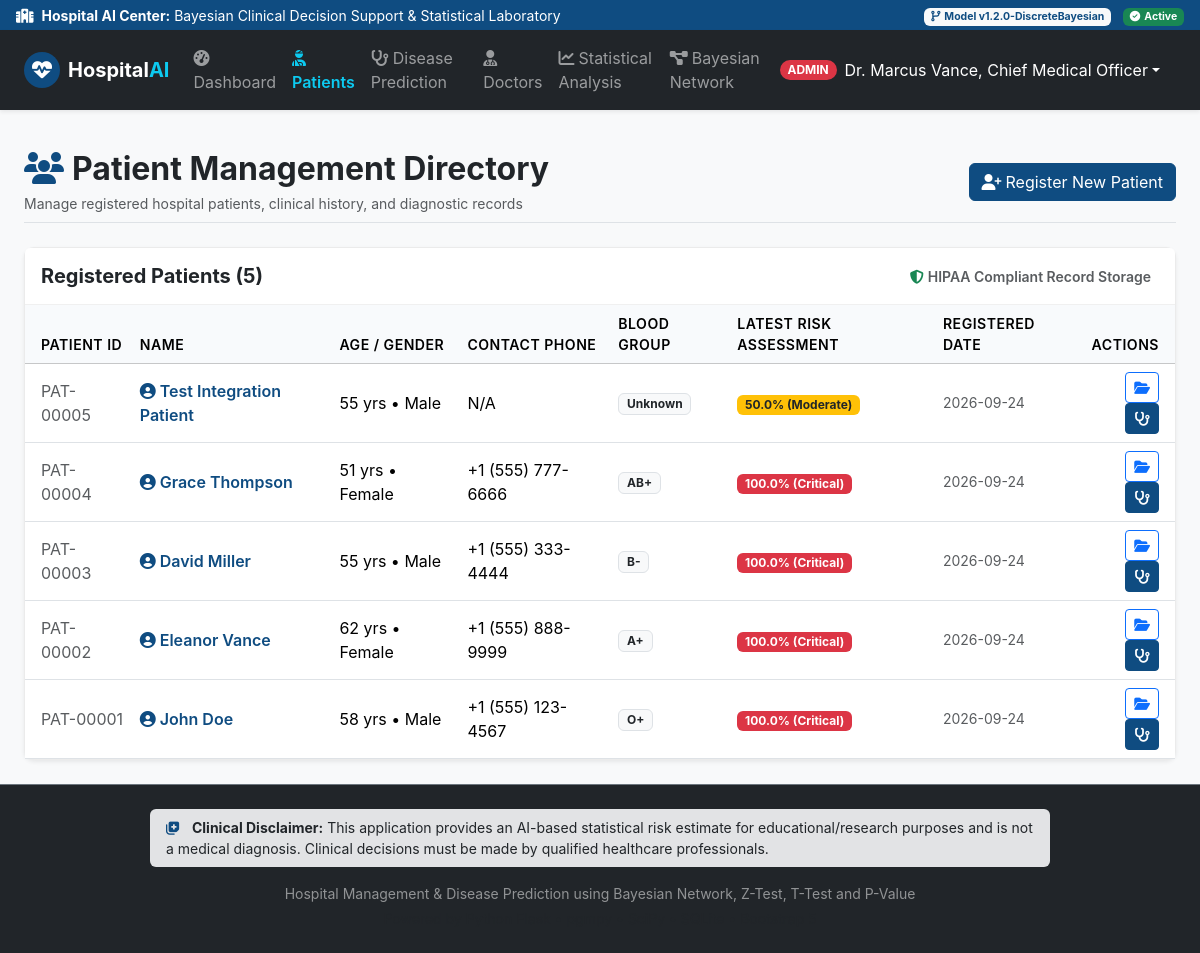
The app's page /patients (signed in) with its own data.
### database/models.py (models this page shows, shortened)
class User(UserMixin, db.Model):
    __tablename__ = 'users'
    id = db.Column(db.Integer, primary_key=True)
    name = db.Column(db.String(120), nullable=False)
    email = db.Column(db.String(120), unique=True, nullable=False, index=True)
    password_hash = db.Column(db.String(256), nullable=False)
    role = db.Column(db.String(20), nullable=False, default='patient')  # 'admin', 'doctor', 'patient'
    phone = db.Column(db.String(30))
    specialty = db.Column(db.String(100), default='General Medicine')
    is_active = db.Column(db.Boolean, default=True)
    created_at = db.Column(db.DateTime, default=datetime.utcnow)
    patient_profile = db.relationship('Patient', foreign_keys='Patient.user_id', backref='user_account', uselist=False)
    assigned_patients = db.relationship('Patient', foreign_keys='Patient.doctor_id', backref='primary_doctor', lazy=True)
    records_created = db.relationship('MedicalRecord', backref='attending_doctor', lazy=True)
    predictions_requested = db.relationship('Prediction', backref='evaluating_doctor', lazy=True)

class Patient(db.Model):
    __tablename__ = 'patients'
    id = db.Column(db.Integer, primary_key=True)
    user_id = db.Column(db.Integer, db.ForeignKey('users.id'), nullable=True)
    doctor_id = db.Column(db.Integer, db.ForeignKey('users.id'), nullable=True)
    name = db.Column(db.String(120), nullable=False)
    age = db.Column(db.Integer, nullable=False)
    gender = db.Column(db.String(20), nullable=False)  # 'Male', 'Female', 'Other'
    phone = db.Column(db.String(30))
    email = db.Column(db.String(120))
    address = db.Column(db.Text)
    emergency_contact = db.Column(db.String(100))
    blood_group = db.Column(db.String(10), default='Unknown')
    created_at = db.Column(db.DateTime, default=datetime.utcnow)
    medical_records = db.relationship('MedicalRecord', backref='patient', cascade='all, delete-orphan', order_by='desc(MedicalRecord.created_at)')
    predictions = db.relationship('Prediction', backref='patient', cascade='all, delete-orphan', order_by='desc(Prediction.prediction_date)')
    @property
    def latest_prediction(self):
        return self.predictions[0] if self.predictions else None

class Prediction(db.Model):
    __tablename__ = 'predictions'
    id = db.Column(db.Integer, primary_key=True)
    patient_id = db.Column(db.Integer, db.ForeignKey('patients.id'), nullable=False)
    doctor_id = db.Column(db.Integer, db.ForeignKey('users.id'), nullable=True)
    medical_record_id = db.Column(db.Integer, db.ForeignKey('medical_records.id'), nullable=True)
    disease_probability = db.Column(db.Float, nullable=False)      # e.g. 78.0 (%)
    no_disease_probability = db.Column(db.Float, nullable=False)   # e.g. 22.0 (%)
    risk_level = db.Column(db.String(30), nullable=False)          # 'Low', 'Moderate', 'High', 'Critical'
    important_features = db.Column(db.Text)                        # JSON serialized string
    model_version = db.Column(db.String(50), default='v1.2.0-DiscreteBayesian')
    prediction_date = db.Column(db.DateTime, default=datetime.utcnow)

### app.py (the view)
@app.route('/patients')
@login_required
def patients():
    if current_user.role == 'patient':
        patient = Patient.query.filter_by(user_id=current_user.id).first()
        if patient:
            return redirect(url_for('patient_detail', patient_id=patient.id))
        abort(403)
    patient_list = Patient.query.order_by(Patient.created_at.desc()).all()
    return render_template('patients.html', patients=patient_list)

### app.py (called while the page is built)
@login_manager.user_loader
def load_user(user_id):
    return db.session.get(User, int(user_id))

### templates/patients.html (shortened to what this page needs)
{% extends "base.html" %}
{% block content %}
<div class="container-fluid px-lg-4">
    <div class="d-flex flex-wrap justify-content-between align-items-center mb-4 pb-2 border-bottom">
        <div>
            <h2 class="fw-bold text-dark mb-1">
                <i class="fa-solid fa-users text-primary me-2"></i>Patient Management Directory
            </h2>
            <p class="text-muted small mb-0">Manage registered hospital patients, clinical history, and diagnostic records</p>
        </div>
        <div class="mt-3 mt-md-0">
            <button class="btn btn-primary" data-bs-toggle="modal" data-bs-target="#registerPatientModal">
                <i class="fa-solid fa-user-plus me-1"></i>Register New Patient
            </button>
        </div>
    </div>
    <div class="card shadow-sm">
        <div class="card-header bg-white py-3">
            <div class="row g-2 align-items-center">
                <div class="col-md-4">
                    <h5 class="mb-0 fw-bold text-dark">Registered Patients ({{ patients|length }})</h5>
                </div>
                <div class="col-md-8 text-md-end">
                    <span class="small text-muted me-2"><i class="fa-solid fa-shield-halved text-success me-1"></i>HIPAA Compliant Record Storage</span>
                </div>
            </div>
        </div>
        <div class="table-responsive">
            <table class="table table-hover align-middle mb-0">
                <thead class="table-light">
                    <tr>
                        <th class="ps-3">Patient ID</th>
                        <th>Name</th>
                        <th>Age / Gender</th>
                        <th>Contact Phone</th>
                        <th>Blood Group</th>
                        <th>Latest Risk Assessment</th>
                        <th>Registered Date</th>
                        <th class="text-end pe-3">Actions</th>
                    </tr>
                </thead>
                <tbody>
                    {% if patients %}
                        {% for pt in patients %}
                            <tr>
                                <td class="ps-3 fw-mono text-muted">PAT-{{ "%05d"|format(pt.id) }}</td>
                                <td class="fw-semibold">
                                    <a href="{{ url_for('patient_detail', patient_id=pt.id) }}" class="text-decoration-none text-primary">
                                        <i class="fa-solid fa-user-circle me-1"></i>{{ pt.name }}
                                    </a>
                                </td>
                                <td>{{ pt.age }} yrs &bull; {{ pt.gender }}</td>
                                <td>{{ pt.phone or 'N/A' }}</td>
                                <td><span class="badge bg-light text-dark border">{{ pt.blood_group }}</span></td>
                                <td>
                                    {% if pt.latest_prediction %}
                                        <span class="badge {% if pt.latest_prediction.disease_probability >= 70 %}bg-danger{% elif pt.latest_prediction.disease_probability >= 40 %}bg-warning text-dark{% else %}bg-success{% endif %}">
                                            {{ pt.latest_prediction.disease_probability }}% ({{ pt.latest_prediction.risk_level }})
                                        </span>
                                    {% else %}
                                        <span class="badge bg-secondary">No Tests Yet</span>
                                    {% endif %}
                                </td>
                                <td class="small text-muted">{{ pt.created_at.strftime('%Y-%m-%d') }}</td>
                                <td class="text-end pe-3">
                                    <a href="{{ url_for('patient_detail', patient_id=pt.id) }}" class="btn btn-sm btn-outline-primary" title="View Patient Details">
                                        <i class="fa-solid fa-folder-open"></i>
                                    </a>
                                    <a href="{{ url_for('predict', patient_id=pt.id) }}" class="btn btn-sm btn-primary" title="Run Disease Risk Prediction">
                                        <i class="fa-solid fa-stethoscope"></i>
                                    </a>
                                </td>
                            </tr>
                        {% endfor %}
                    {% endif %}
                </tbody>
            </table>
        </div>
    </div>
</div>
{% endblock %}

### templates/base.html (shortened to what this page needs)
<!DOCTYPE html>
<html lang="en">
<head>
    <link href="https://cdn.jsdelivr.net/npm/bootstrap@5.3.3/dist/css/bootstrap.min.css" rel="stylesheet">
    <link href="https://cdnjs.cloudflare.com/ajax/libs/font-awesome/6.5.1/css/all.min.css" rel="stylesheet">
    <link href="{{ url_for('static', filename='css/custom.css') }}" rel="stylesheet">
</head>
<body class="bg-light d-flex flex-column min-vh-100">
    <div class="bg-primary text-white py-1 px-3 small d-flex justify-content-between align-items-center">
        <div>
            <i class="fa-solid fa-hospital me-2"></i><strong>Hospital AI Center:</strong> Bayesian Clinical Decision Support & Statistical Laboratory
        </div>
        <div class="d-none d-md-block">
            <span class="badge bg-light text-primary me-2"><i class="fa-solid fa-code-branch me-1"></i>Model {{ config.MODEL_VERSION if config else 'v1.2.0' }}</span>
            <span class="badge bg-success"><i class="fa-solid fa-circle-check me-1"></i>Active</span>
        </div>
    </div>
    <nav class="navbar navbar-expand-lg navbar-dark bg-dark shadow-sm sticky-top">
        <div class="container-fluid px-lg-4">
            <a class="navbar-brand fw-bold d-flex align-items-center" href="{{ url_for('dashboard') }}">
                <span class="p-2 bg-primary rounded-circle me-2 text-white d-inline-flex align-items-center justify-content-center" style="width:36px; height:36px;">
                    <i class="fa-solid fa-heart-pulse"></i>
                </span>
                <span>Hospital<span class="text-info">AI</span></span>
            </a>
            <div class="collapse navbar-collapse" id="navbarContent">
                <ul class="navbar-nav me-auto mb-2 mb-lg-0">
                    {% if current_user.is_authenticated %}
                        <li class="nav-item">
                            <a class="nav-link {% if request.endpoint == 'dashboard' %}active text-info fw-semibold{% endif %}" href="{{ url_for('dashboard') }}">
                                <i class="fa-solid fa-gauge-high me-1"></i>Dashboard
                            </a>
                        </li>
                        {% if current_user.role in ['admin', 'doctor'] %}
                            <li class="nav-item">
                                <a class="nav-link {% if request.endpoint == 'patients' or request.endpoint == 'patient_detail' %}active text-info fw-semibold{% endif %}" href="{{ url_for('patients') }}">
                                    <i class="fa-solid fa-user-injured me-1"></i>Patients
                                </a>
                            </li>
                            <li class="nav-item">
                                <a class="nav-link {% if request.endpoint == 'predict' %}active text-info fw-semibold{% endif %}" href="{{ url_for('predict') }}">
                                    <i class="fa-solid fa-stethoscope me-1"></i>Disease Prediction
                                </a>
                            </li>
                        {% endif %}
                        {% if current_user.role == 'admin' %}
                            <li class="nav-item">
                                <a class="nav-link {% if request.endpoint == 'manage_doctors' %}active text-info fw-semibold{% endif %}" href="{{ url_for('manage_doctors') }}">
                                    <i class="fa-solid fa-user-doctor me-1"></i>Doctors
                                </a>
                            </li>
                        {% endif %}
                        <li class="nav-item">
                            <a class="nav-link {% if request.endpoint == 'statistics_page' %}active text-info fw-semibold{% endif %}" href="{{ url_for('statistics_page') }}">
                                <i class="fa-solid fa-chart-line me-1"></i>Statistical Analysis
                            </a>
                        </li>
                        <li class="nav-item">
                            <a class="nav-link {% if request.endpoint == 'bayesian_network_page' %}active text-info fw-semibold{% endif %}" href="{{ url_for('bayesian_network_page') }}">
                                <i class="fa-solid fa-diagram-project me-1"></i>Bayesian Network
                            </a>
                        </li>
                    {% endif %}
                </ul>
                <ul class="navbar-nav ms-auto align-items-center">
                    {% if current_user.is_authenticated %}
                        <li class="nav-item dropdown me-2">
                            <a class="nav-link dropdown-toggle text-white d-flex align-items-center" href="#" role="button" data-bs-toggle="dropdown">
                                <span class="badge rounded-pill me-2 {% if current_user.role == 'admin' %}bg-danger{% elif current_user.role == 'doctor' %}bg-primary{% else %}bg-success{% endif %}">
                                    {{ current_user.role.upper() }}
                                </span>
                                <span>{{ current_user.name }}</span>
                            </a>
                        </li>
                    {% endif %}
                </ul>
            </div>
        </div>
    </nav>
    <main class="flex-grow-1 py-4">
        {% block content %}{% endblock %}
    </main>
    <footer class="bg-dark text-white-50 py-4 mt-auto border-top border-secondary">
        <div class="container text-center">
            <div class="alert alert-secondary text-dark border-0 small py-2 px-3 mb-3 d-inline-block text-start" style="max-width: 900px;">
                <i class="fa-solid fa-notes-medical text-primary me-2"></i>
                <strong>Clinical Disclaimer:</strong> This application provides an AI-based statistical risk estimate for educational/research purposes and is not a medical diagnosis. Clinical decisions must be made by qualified healthcare professionals.
            </div>
            <p class="mb-1 small">
                Hospital Management & Disease Prediction using Bayesian Network, Z-Test, T-Test and P-Value
            </p>
            <p class="small text-muted mb-0">
            </p>
        </div>
    </footer>
</body>
</html>

### static/css/custom.css (style rules this page uses)
:root { --primary-blue: #0f4c81; --medical-teal: #00a896; --warning-orange: #fd7e14; --danger-crimson: #dc3545; --card-shadow: 0 4px 12px rgba(15, 76, 129, 0.08); }
body { font-family: -apple-system, BlinkMacSystemFont, "Segoe UI", Roboto, "Helvetica Neue", Arial, sans-serif; color: #2c3e50; background-color: #f4f7f9; }
.card { border-radius: 10px; border: 1px solid rgba(0, 0, 0, 0.08); box-shadow: var(--card-shadow); transition: transform 0.15s ease, box-shadow 0.15s ease; }
.card-header { background-color: #ffffff; border-bottom: 1px solid rgba(0, 0, 0, 0.06); font-weight: 600; }
.btn-primary { background-color: var(--primary-blue); border-color: var(--primary-blue); }
.bg-primary { background-color: var(--primary-blue) !important; }
.text-primary { color: var(--primary-blue) !important; }
.table th { font-weight: 600; font-size: 0.88rem; text-transform: uppercase; letter-spacing: 0.5px; background-color: #f8fafc; }

### records on screen
User: role "ADMIN", name "Dr. Marcus Vance, Chief Medical Officer"
Patient: id "00005", name "Test Integration Patient", age "55", gender "Male", phone "N/A", blood_group "Unknown", latest_prediction.disease_probability "50.0", latest_prediction.risk_level "Moderate", created_at "2026-09-24"
Patient: id "00004", name "Grace Thompson", age "51", gender "Female", phone "+1 (555) 777-6666", blood_group "AB+", latest_prediction.disease_probability "100.0", latest_prediction.risk_level "Critical", created_at "2026-09-24"
Patient: id "00003", name "David Miller", age "55", gender "Male", phone "+1 (555) 333-4444", blood_group "B-", latest_prediction.disease_probability "100.0", latest_prediction.risk_level "Critical", created_at "2026-09-24"
Patient: id "00002", name "Eleanor Vance", age "62", gender "Female", phone "+1 (555) 888-9999", blood_group "A+", latest_prediction.disease_probability "100.0", latest_prediction.risk_level "Critical", created_at "2026-09-24"
Patient: id "00001", name "John Doe", age "58", gender "Male", phone "+1 (555) 123-4567", blood_group "O+", latest_prediction.disease_probability "100.0", latest_prediction.risk_level "Critical", created_at "2026-09-24"

### other values on screen
{{ config.MODEL_VERSION if config else 'v1.2.0' }} "v1.2.0-DiscreteBayesian"
{{ patients|length }} "5"
